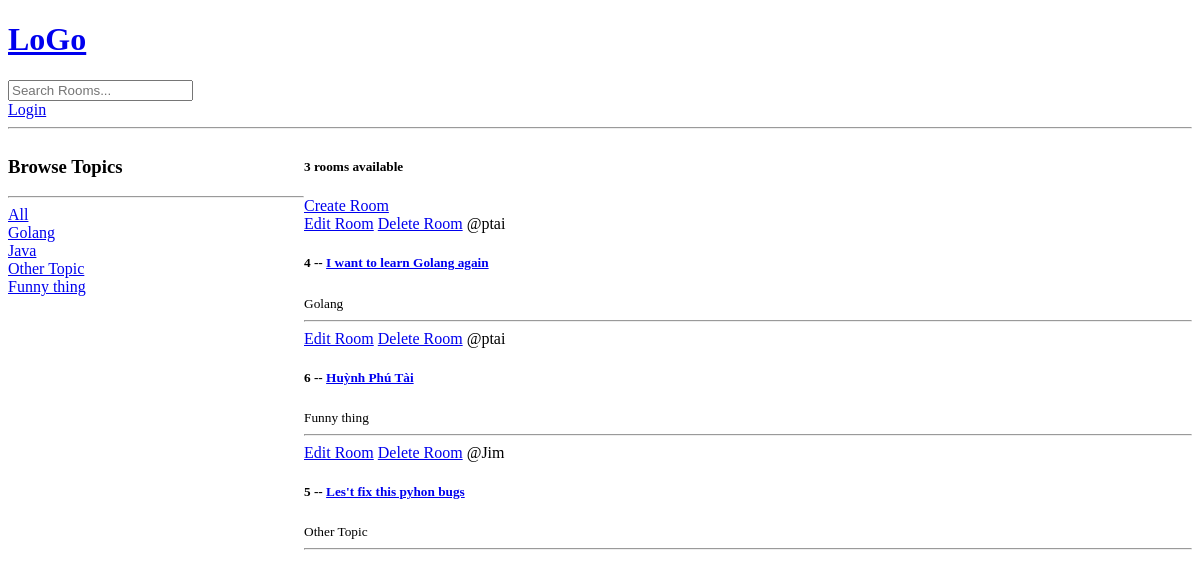
Before: / with the older database file.
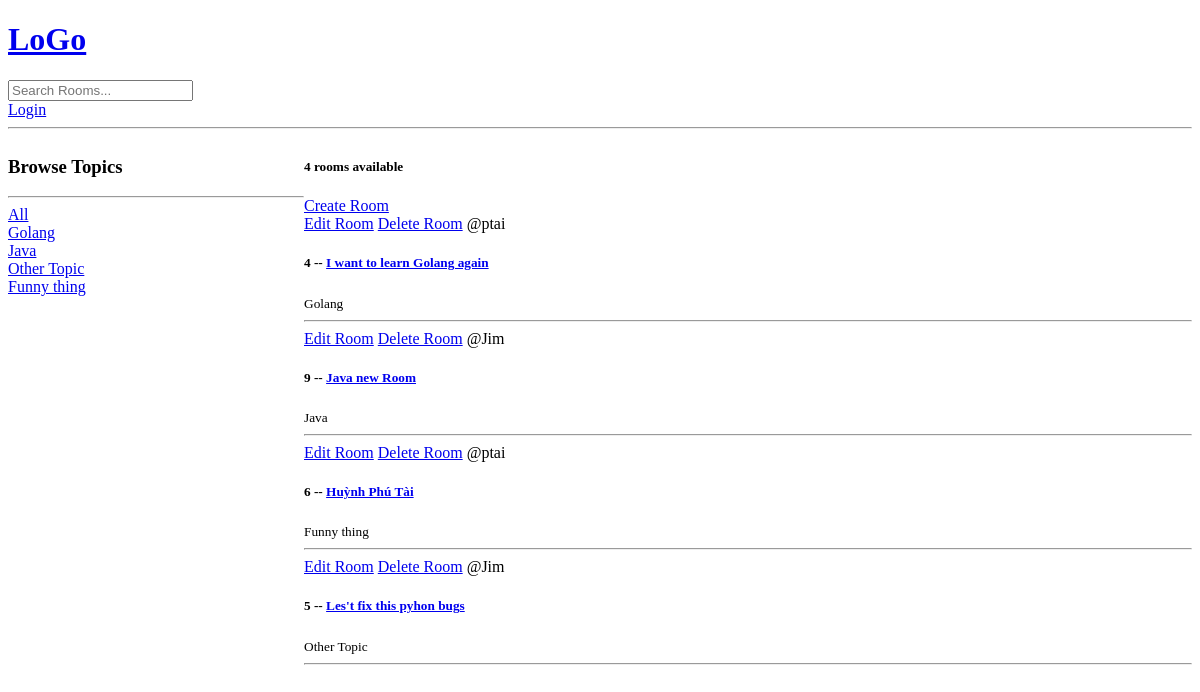
After: the same page with the newer database file.
### base/models.py (models this page shows, shortened)
class Topic(models.Model):
   name = models.CharField(max_length=200)

class Room (models.Model):
    name = models.CharField(max_length=200)
    host = models.ForeignKey(User, on_delete=models.SET_NULL, null=True)
    topic = models.ForeignKey(Topic, on_delete=models.SET_NULL, null=True)
    description = models.TextField(null=True, blank=True)
    updated = models.TimeField(auto_now = True)
    created = models.TimeField(auto_now_add=True)
    class Meta:
        ordering = ['-updated', '-created']

### base/views.py (the view)
# urls.py: path('', views.home, name="home"),
def home(request):
    q = request.GET.get('q') if request.GET.get('q') != None else ''
    rooms = Room.objects.filter(
        Q(topic__name__icontains=q) |
        Q(name__icontains=q) |
        Q(description__icontains=q)
    )
    topics = Topic.objects.all()
    room_count = rooms.count()
    context = {'rooms': rooms, 'topics': topics, 'room_count': room_count}
    return render(request, 'base/home.html', context)

### base/templates/base/home.html (shortened to what this page needs)
{% extends 'main.html'%}
{% block content %}
<div class="home-container">
    <div>
        <h3>Browse Topics</h3>
        <hr>
        <div>
            <a href="{% url 'home' %}">All</a>
        </div>
        {% for topic in topics %}
        <div>
            <a href="{% url 'home' %}?q={{topic.name}}">{{ topic.name }}</a>
        </div>
        {% endfor %}
    </div>
    <div>
        <div>
            <h5>{{room_count}} rooms available</h5>
        </div>
        <a href="{% url 'create-room' %}"> Create Room </a>
        {% for room in rooms %}
            <div>
                <a href="{% url 'update-room' room.id  %}">Edit Room</a>
                <a href="{% url 'delete-room' room.id  %}">Delete Room</a>
                <span>@{{room.host.username}}</span>
                <h5>{{room.id}} -- <a href="{% url 'room' room.id %}">{{room.name}}</a> </h5>
                <small>{{room.topic.name}}</small>
                <hr>
            </div>
        {% endfor %}
    </div>
</div>
{% endblock content %}

Changed rows visible on the page:
added Room: host.username "Jim", id "9", name "Java new Room", topic.name "Java"
Other visible differences:
{{ room_count }}: "3" → "4"
